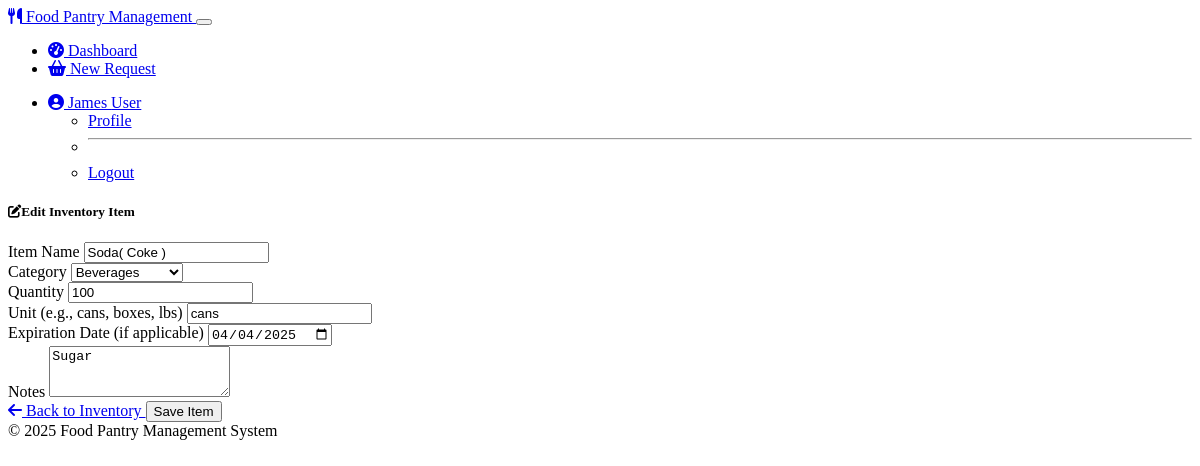
/inventory/edit/1 (signed in), run on the app's committed database.
### models.py (models this page shows, shortened)
class User(UserMixin, db.Model):
    __tablename__ = 'user'  # Explicitly set the table name
    id = db.Column(db.Integer, primary_key=True)
    username = db.Column(db.String(64), unique=True, nullable=False)
    email = db.Column(db.String(120), unique=True, nullable=False)
    password_hash = db.Column(db.String(256), nullable=False)
    role = db.Column(db.String(20), nullable=False)
    full_name = db.Column(db.String(100))
    phone = db.Column(db.String(20))
    created_at = db.Column(db.DateTime, default=datetime.utcnow)
    password_reset_required = db.Column(db.Boolean, default=False)
    failed_login_attempts = db.Column(db.Integer, default=0)
    lockout_until = db.Column(db.DateTime, nullable=True)
    otp_secret = db.Column(db.String(32), nullable=True)
    otp_enabled = db.Column(db.Boolean, default=False)
    otp_verified = db.Column(db.Boolean, default=False)
    client_info = db.relationship('Client', backref='user', uselist=False, cascade='all, delete-orphan')
    volunteer_info = db.relationship('Volunteer', backref='user', uselist=False, cascade='all, delete-orphan')
    def is_admin(self):
        return self.role == 'admin'
    def is_staff(self):
        return self.role == 'staff'
    def is_volunteer(self):
        return self.role == 'volunteer'
    def is_client(self):
        return self.role == 'client'

class FoodItem(db.Model):
    __tablename__ = 'food_item'  # Explicitly set the table name
    id = db.Column(db.Integer, primary_key=True)
    name = db.Column(db.String(100), nullable=False)
    category = db.Column(db.String(50), nullable=False)
    quantity = db.Column(db.Integer, default=0)
    unit = db.Column(db.String(20), default='item')
    expiration_date = db.Column(db.Date, nullable=True)
    notes = db.Column(db.Text, nullable=True)
    created_at = db.Column(db.DateTime, default=datetime.utcnow)
    updated_at = db.Column(db.DateTime, default=datetime.utcnow, onupdate=datetime.utcnow)
    requests = db.relationship('RequestItem', back_populates='food_item', cascade='all, delete-orphan')

### routes.py (the view, shortened to what this page needs)
    @app.route('/inventory/edit/<int:item_id>', methods=['GET', 'POST'])
    @login_required
    @role_required('admin', 'staff')
    def inventory_edit(item_id):
        food_item = FoodItem.query.get_or_404(item_id)
        form = FoodItemForm(obj=food_item)
        return render_template('inventory/edit.html', form=form, item=food_item)

### forms.py
class FoodItemForm(FlaskForm):
    name = StringField('Item Name', validators=[DataRequired(), Length(max=100)])
    category = SelectField('Category', choices=[(cat, cat) for cat in FOOD_CATEGORIES], validators=[DataRequired()])
    quantity = IntegerField('Quantity', validators=[DataRequired(), NumberRange(min=0)])
    unit = StringField('Unit (e.g., cans, boxes, lbs)', validators=[DataRequired(), Length(max=20)])
    expiration_date = DateField('Expiration Date (if applicable)', validators=[Optional()], format='%Y-%m-%d')
    notes = TextAreaField('Notes', validators=[Optional()])
    submit = SubmitField('Save Item')

### helpers.py (called while the page is built)
def role_required(*roles):
    def decorator(f):
        @wraps(f)
        def decorated_function(*args, **kwargs):
            if not current_user.is_authenticated:
                flash('Please log in to access this page.', 'warning')
                return redirect(url_for('login'))
            if current_user.role not in roles and 'admin' not in roles:
                flash('You do not have permission to access this page.', 'danger')
                return redirect(url_for('dashboard'))
            return f(*args, **kwargs)
        return decorated_function
    return decorator

### models.py (called while the page is built)
@login_manager.user_loader
def load_user(user_id):
    return User.query.get(int(user_id))

### templates/inventory/edit.html (shortened to what this page needs)
{% extends 'base.html' %}
{% block content %}
<div class="container">
    <div class="row">
        <div class="col-md-8 offset-md-2">
            <div class="card shadow-sm">
                <div class="card-header bg-primary text-white">
                    <h5 class="card-title mb-0"><i class="fas fa-edit me-2"></i>Edit Inventory Item</h5>
                </div>
                <div class="card-body">
                    <form method="POST" action="{{ url_for('inventory_edit', item_id=item.id) }}">
                        <div class="row mb-3">
                            <div class="col-md-8">
                                <label for="name" class="form-label">Item Name</label>
                                {{ form.name(class="form-control", placeholder="Enter item name") }}
                            </div>
                            <div class="col-md-4">
                                <label for="category" class="form-label">Category</label>
                                {{ form.category(class="form-control") }}
                            </div>
                        </div>
                        <div class="row mb-3">
                            <div class="col-md-6">
                                <label for="quantity" class="form-label">Quantity</label>
                                {{ form.quantity(class="form-control", placeholder="Enter quantity") }}
                            </div>
                            <div class="col-md-6">
                                <label for="unit" class="form-label">Unit (e.g., cans, boxes, lbs)</label>
                                {{ form.unit(class="form-control", placeholder="Enter unit") }}
                            </div>
                        </div>
                        <div class="mb-3">
                            <label for="expiration_date" class="form-label">Expiration Date (if applicable)</label>
                            {{ form.expiration_date(class="form-control", type="date") }}
                        </div>
                        <div class="mb-3">
                            <label for="notes" class="form-label">Notes</label>
                            {{ form.notes(class="form-control", rows=3, placeholder="Enter any additional notes about this item") }}
                        </div>
                        <div class="d-flex justify-content-between">
                            <a href="{{ url_for('inventory_index') }}" class="btn btn-secondary">
                                <i class="fas fa-arrow-left me-1"></i> Back to Inventory
                            </a>
                            {{ form.submit(class="btn btn-primary") }}
                        </div>
                    </form>
                </div>
            </div>
        </div>
    </div>
</div>
{% endblock %}

### templates/base.html (shortened to what this page needs)
<!DOCTYPE html>
<html lang="en" data-bs-theme="dark">
<head>
    <link rel="stylesheet" href="https://cdn.replit.com/agent/bootstrap-agent-dark-theme.min.css">
    <link rel="stylesheet" href="https://cdnjs.cloudflare.com/ajax/libs/font-awesome/6.4.0/css/all.min.css">
    <link rel="stylesheet" href="{{ url_for('static', filename='css/custom.css') }}">
</head>
<body>
    <nav class="navbar navbar-expand-lg navbar-dark bg-dark">
        <div class="container">
            <a class="navbar-brand" href="{{ url_for('index') }}">
                <i class="fas fa-utensils me-2"></i>
                Food Pantry Management
            </a>
            <button class="navbar-toggler" type="button" data-bs-toggle="collapse" data-bs-target="#navbarNav" aria-controls="navbarNav" aria-expanded="false" aria-label="Toggle navigation">
            </button>
            <div class="collapse navbar-collapse" id="navbarNav">
                <ul class="navbar-nav me-auto">
                    {% if current_user.is_authenticated %}
                    <li class="nav-item">
                        <a class="nav-link" href="{{ url_for('dashboard') }}">
                            <i class="fas fa-tachometer-alt me-1"></i> Dashboard
                        </a>
                    </li>
                    {% if current_user.is_client() %}
                    <li class="nav-item">
                        <a class="nav-link" href="{{ url_for('request_add') }}">
                            <i class="fas fa-shopping-basket me-1"></i> New Request
                        </a>
                    </li>
                    {% endif %}
                    {% endif %}
                </ul>
                <ul class="navbar-nav ms-auto">
                    {% if current_user.is_authenticated %}
                    <li class="nav-item dropdown">
                        <a class="nav-link dropdown-toggle" href="#" id="userDropdown" role="button" data-bs-toggle="dropdown" aria-expanded="false">
                            <i class="fas fa-user-circle me-1"></i> {{ current_user.username }}
                            {% if current_user.is_admin() %}
                            <span class="badge bg-danger">Admin</span>
                            {% elif current_user.is_staff() %}
                            <span class="badge bg-primary">Staff</span>
                            {% elif current_user.is_volunteer() %}
                            <span class="badge bg-success">Volunteer</span>
                            {% elif current_user.is_client() %}
                            <span class="badge bg-info">User</span>
                            {% endif %}
                        </a>
                        <ul class="dropdown-menu dropdown-menu-end" aria-labelledby="userDropdown">
                            <li><a class="dropdown-item" href="{{ url_for('profile') }}">Profile</a></li>
                            <li><hr class="dropdown-divider"></li>
                            <li><a class="dropdown-item" href="{{ url_for('logout') }}">Logout</a></li>
                        </ul>
                    </li>
                    {% endif %}
                </ul>
            </div>
        </div>
    </nav>
    <main class="container mt-4 mb-5">
        {% block content %}{% endblock %}
    </main>
    <footer class="footer mt-auto py-3 bg-dark">
        <div class="container text-center">
            <span class="text-muted">&copy; 2025 Food Pantry Management System</span>
        </div>
    </footer>
</body>
</html>

### data on the page
User: username "James"
FoodItem: name "Soda( Coke )", category "Beverages", quantity "100", unit "cans", expiration_date "04/04/2025", notes "Sugar"
